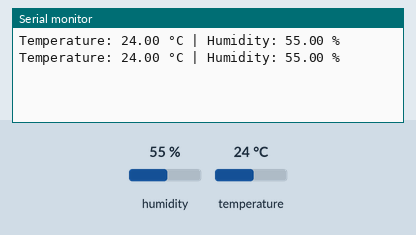
A sketch run on a simulated ESP32-S3. On the bench: the last lines printed to the serial monitor. The inputs (shaded band) are chosen by the test bench; at power-on: humidity 55 %, temperature 24 °C.

Above: at 2.8 s.
2.9 s: humidity set to 22 %
At 5.3 s:
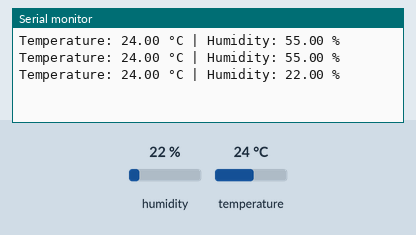
5.6 s: temperature set to 12 °C
At 6.5 s:
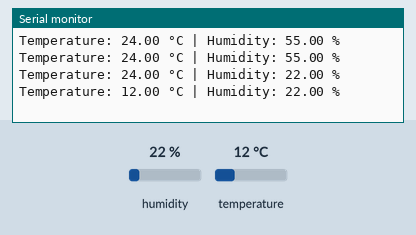
8.3 s: humidity set to 40 %
At 11.3 s:
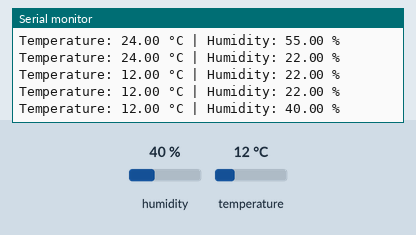
Timing chart, 0 to 12.8 s (numbered marks = the images above; inputs shaded):
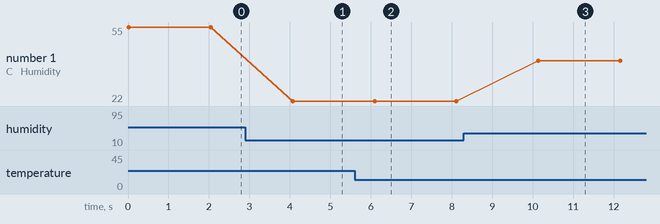

Measured:
- after the input at 2.9 s, the serial monitor: prints a new line after 1.2 s (image 1)
- after the input at 5.6 s, the serial monitor: prints a new line after 0.49 s (image 2)
- after the input at 8.3 s, the serial monitor: prints a new line after 1.8 s (image 3)
- plotted number 1: 55 → 22 after the input at 2.9 s, 22 → 40 after the input at 8.3 s

The sketch:

dht11_esp32s3.ino
```cpp
#include <DHT.h>

#define DHT_PIN 4
#define DHT_TYPE DHT11

DHT dht(DHT_PIN, DHT_TYPE);

void setup() {
  Serial.begin(115200);
  dht.begin();
}

void loop() {
  float temperature = dht.readTemperature();
  float humidity = dht.readHumidity();

  if (isnan(temperature) || isnan(humidity)) {
    Serial.println("Sensor read failed");
    delay(2000);
    return;
  }

  Serial.print("Temperature: ");
  Serial.print(temperature);
  Serial.print(" °C | Humidity: ");
  Serial.print(humidity);
  Serial.println(" %");

  delay(2000);
}
```
